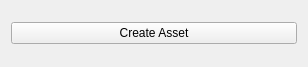
<?xml version="1.0" encoding="UTF-8"?>
<ui version="4.0">
 <class>CreateAsset</class>
 <widget class="QWidget" name="CreateAsset">
  <property name="geometry">
   <rect>
    <x>0</x>
    <y>0</y>
    <width>308</width>
    <height>67</height>
   </rect>
  </property>
  <property name="windowTitle">
   <string>Form</string>
  </property>
  <layout class="QVBoxLayout" name="verticalLayout">
   <item>
    <layout class="QVBoxLayout" name="assetLayout"/>
   </item>
   <item>
    <widget class="QPushButton" name="btn_add">
     <property name="text">
      <string>Create Asset</string>
     </property>
    </widget>
   </item>
  </layout>
 </widget>
 <resources/>
 <connections/>
</ui>
